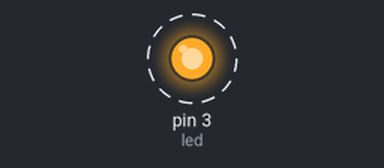
Bench run of a sketch on a simulated Arduino Uno, built with avr-gcc and run on an emulated ATmega328P. Parts: output pins drawn as LEDs (lit = HIGH). Dashed ring = blinking.

Above: at 0.05 s.
Timing chart, 0 to 3.0 s (numbered marks = the images above):
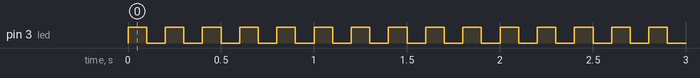

Measured:
- by itself, pin 3 (led): alternates HIGH for 0.10 s and LOW for 0.10 s

The sketch:

activity-1.ino
```cpp
int led=3;

void setup() {
  pinMode(led,OUTPUT);
}

void loop() {
  analogWrite(led,1023); // digitalWrite(led,1);
  delay(100);
  analogWrite(led,0); // digitalWrite(led,0);
  delay(100);
}

// 10-bit is 2^10 - 1 = 1024-1 = 1023 (MAX) , 0 (MIN)

// digitalWrite(led,1) - 1 as 5V
// digitalWrite(led,0) - 0 as 0V

// analogWrite(led,255) -  (255/1023)*5V = 1.25V
```
